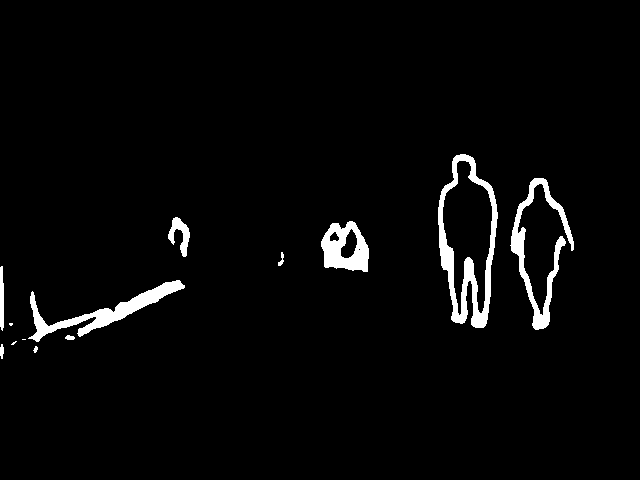
#> input picture History/ablation_unet_same/test_predictions/00024N.png, 640 x 480 px, found by its file name; its folder holds only this picture in this run
$ python evaluate_saved_predictions.py
#> lines starting #> are read from the running program, lines starting #| are printed output that depends on the picture; after the words box and inside, x2 and y2 are one past the last pixel; in counts of white or black regions, pixels touching at a corner belong together
#> `prediction = np.asarray(Image.open(directory / name).convert("L")) > 127`: prediction: shape (480, 640) bool; 3.1% white; 13 white regions (3 under 20 px), largest, box (x1, y1, x2, y2) and area: (438, 154, 498, 328) 3055, (510, 178, 574, 330) 2138, (28, 280, 185, 342) 2123
#> further down, label is the input picture: shape (480, 640); 3.1% white; 13 white regions (3 under 20 px), largest, box (x1, y1, x2, y2) and area: (438, 154, 498, 328) 3055, (510, 178, 574, 330) 2138, (28, 280, 185, 342) 2123
from pathlib import Path

import numpy as np
from PIL import Image


def contour(label: np.ndarray, width: int) -> np.ndarray:
#> called with width = 3
    foreground = label > 0
    eroded = foreground.copy()
    eroded[1:, :] &= foreground[:-1, :]
    eroded[:-1, :] &= foreground[1:, :]
    eroded[:, 1:] &= foreground[:, :-1]
    eroded[:, :-1] &= foreground[:, 1:]
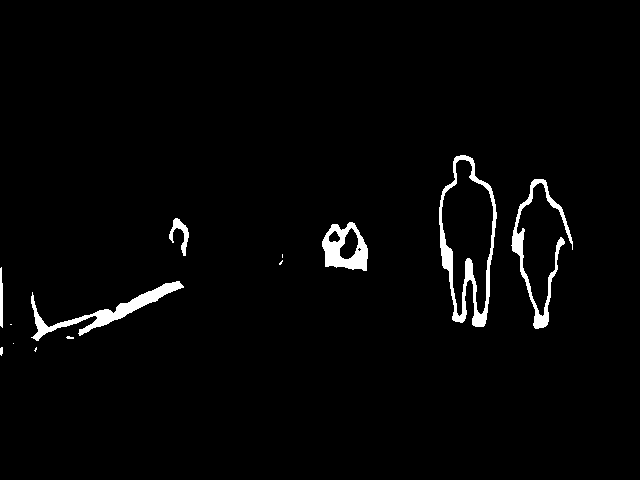
#> eroded: shape (480, 640) bool; 2.3% white; 13 white regions (6 under 20 px), largest, box (x1, y1, x2, y2) and area: (439, 155, 497, 327) 2139, (31, 281, 184, 341) 1696, (511, 179, 573, 329) 1493
    result = foreground & ~eroded
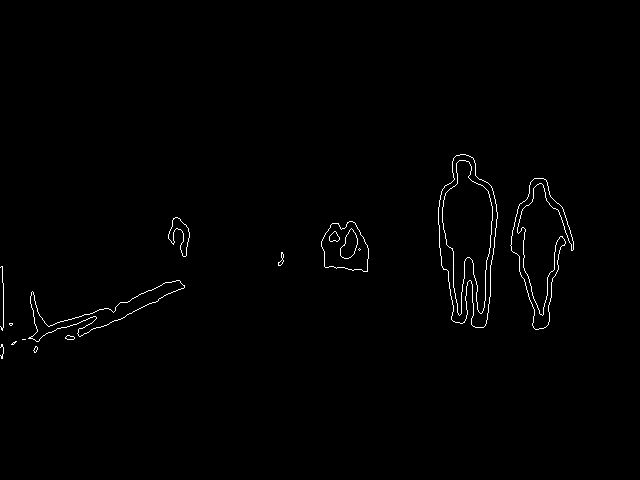
#> result: shape (480, 640) bool; 0.83% white in thin lines or dots, all inside (x1, y1, x2, y2) = (0, 154, 574, 359)
    for _ in range((width - 1) // 2):
        padded = np.pad(result, 1, mode="constant")
        result = (
            padded[:-2, :-2] | padded[:-2, 1:-1] | padded[:-2, 2:]
            | padded[1:-1, :-2] | padded[1:-1, 1:-1] | padded[1:-1, 2:]
            | padded[2:, :-2] | padded[2:, 1:-1] | padded[2:, 2:]
        )
#> this loop made 1 pass
#> pass 1, in contour, `padded = np.pad(result, 1, mode="constant")`:
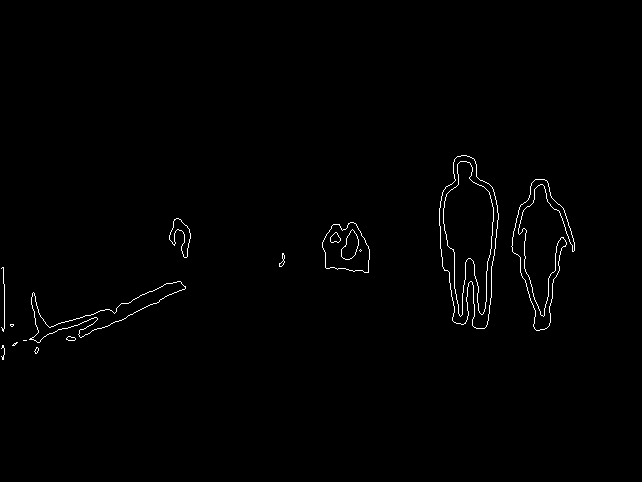
#> padded: shape (482, 642) bool; 0.82% white in thin lines or dots, all inside (x1, y1, x2, y2) = (1, 155, 575, 360)
#> pass 1, in contour, `result = ( padded[:-2, :-2] | padded[:-2, 1:-1] | padded[:-2, 2:] | pa..`:
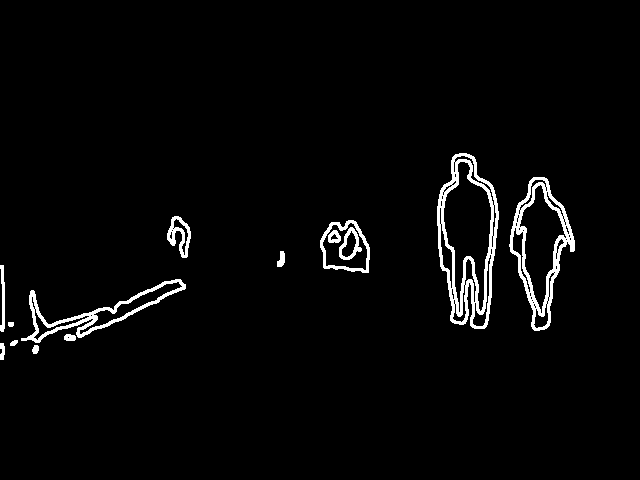
#> result: shape (480, 640) bool; 2.9% white; 14 white regions, largest, box (x1, y1, x2, y2) and area: (437, 153, 499, 329) 3111, (509, 177, 575, 331) 2320, (21, 279, 186, 343) 1642
    return result


labels = Path("MSRS/test/Segmentation_labels")
for directory in (
    Path("ablation_unet_same/test_predictions"),
    Path("ablation_roi_same/test_predictions"),
):
    names = sorted(path.name for path in directory.glob("*.png") if (labels / path.name).exists())
    tp = fp = fn = predicted_pixels = target_pixels = 0
    for name in names:
        prediction = np.asarray(Image.open(directory / name).convert("L")) > 127
        label = np.asarray(Image.open(labels / name).convert("L"))
        target = contour(label, width=3)
        tp += np.logical_and(prediction, target).sum()
#> tp = 5699
        fp += np.logical_and(prediction, ~target).sum()
#> fp = 3936
        fn += np.logical_and(~prediction, target).sum()
#> fn = 3340
        predicted_pixels += prediction.sum()
#> predicted_pixels = 9635
        target_pixels += target.sum()
#> target_pixels = 9039
    precision = tp / (tp + fp + 1e-8)
#> precision = 0.591
    recall = tp / (tp + fn + 1e-8)
#> recall = 0.63
    f1 = 2 * precision * recall / (precision + recall + 1e-8)
#> f1 = 0.61
    print(
        f"{directory.parent.name}: images={len(names)}, P={precision:.4f}, "
        f"R={recall:.4f}, F1={f1:.4f}, predicted pixels/image={predicted_pixels / len(names):.0f}, "
        f"target pixels/image={target_pixels / len(names):.0f}"
    )
#| ablation_unet_same: images=1, P=0.5915, R=0.6305, F1=0.6104, predicted pixels/image=9635, target pixels/image=9039
